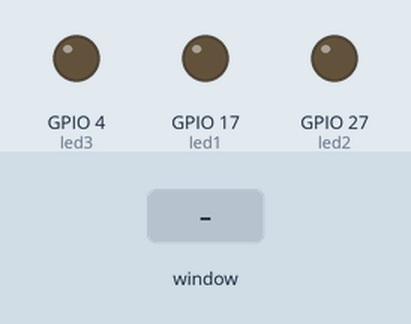
A program run on a simulated Raspberry Pi (BCM pin numbers). On the bench: output pins drawn as LEDs (lit = HIGH). The test bench sets the inputs (shaded band). The desktop window is not drawn, its controls go by their first labels and the mouse button is held 0.15 s.

Above: at 1.2 s.
1.3 s: control labelled "Turn ON LED 3" in the window clicked
At 1.8 s:
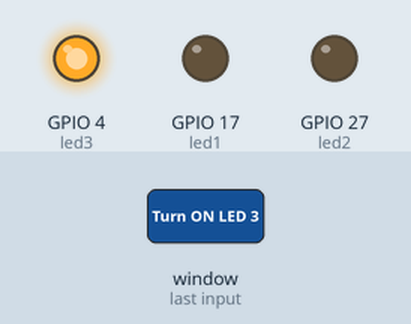
2.8 s: control labelled "TURN ON LED 1" in the window clicked
At 4.2 s:
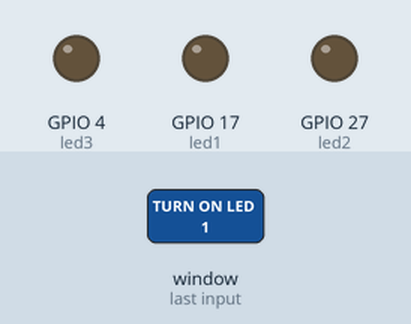
Timing chart, 0 to 5.8 s (numbered marks = the images above; inputs shaded):
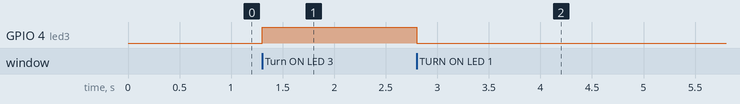

The program:

led_toggler__1_.py
```python
from tkinter import *
import tkinter.font
from gpiozero import LED
import RPi.GPIO as GPIO

GPIO.setmode(GPIO.BCM)


win = Tk()
win.title("Task 5.2C");
font_var = tkinter.font.Font(family = "Aerial", size = 14, weight = "bold")

led1 = LED(17)
led2 = LED(27)
led3 = LED(4)
value = IntVar()

def toggle():
    value1 = value.get()
    if value1 == 1:
        led1.on()
        led2.off()
        led3.off()

    if value1 == 2:
        led1.off()
        led2.on()
        led3.off()

    if value1 == 3:
        led1.off()
        led2.off()
        led3.on()
    else:
        led1.off()
        led2.off()
        led3.off()

def programclose():
    win.destroy()
    GPIO.cleanup()

button1 = Radiobutton( win, text = "TURN ON LED 1", font = font_var, variable = value, value = 1, command = toggle, height = 2, width = 20)
button1.grid( row = 0, column = 1)

button2 = Radiobutton( win, text = "Turn ON LED 2 ", font = font_var, variable = value, value = 2, command = toggle, height = 2, width = 20)
button2.grid( row = 1, column = 1)

button3 = Radiobutton( win, text = "Turn ON LED 3", font = font_var, variable = value, value = 3, command = toggle, height = 2, width = 20)
button3.grid( row = 2, column = 1)

close_button = Button(win, text = "FINISH", font = font_var, command = programclose,height = 1, width = 10)
close_button.grid( row = 3, column = 1)
win.mainloop()
```

Measured:
- after the input at 1.3 s, GPIO 4 (led3): LOW → HIGH at once
- after the input at 2.8 s, GPIO 4 (led3): HIGH → LOW at once
